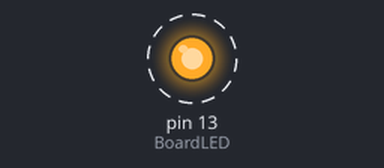
Simulated run of this sketch. Board: Arduino Uno, built with avr-gcc and run on an emulated ATmega328P. Parts: output pins drawn as LEDs (lit = HIGH). Dashed ring = blinking.

Above: at 0.2 s.
Timing chart, 0 to 3.0 s (numbered marks = the images above):
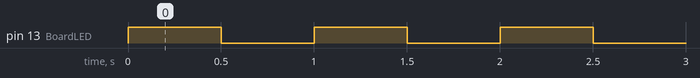

Measured:
- by itself, pin 13 (BoardLED): alternates HIGH for 0.50 s and LOW for 0.50 s

The sketch:

BlinkLED13_KR.ino
```cpp
/**************************************
* 대상장치: 아두이노 우노
* 코드이름: BlinkLED13.ino
* 작성자: 김인수 (insoo@hotmail.com)
* 최초 생성일: 2014.11.24
* 최종 수정일: 2015.4.14
* 코드크기[바이트]: 1090
* 설명: 아두이노 보드의 D13포트에 연결된 "L" LED를 0.5초 간격으로 깜박인다.
* 수정이유:
  2015.4.14 영어로 된 주석을 한글로 서술함
  2014.11.24 아두이노 첫 실험위한 코딩
* 참조: 아두이노 공식 학습 사이트
	http://arduino.cc/en/Tutorial/Blink
**************************************/

// 아두이노 보드의 D13포트에 연결된 LED를 "BoardLED"로 이름 부릅시다.
// 그리고, 이름을 담는 그릇 또는 명찰을 아두이노는 "변수"라고 합니다.
// 변수는 나타내고자 하는 값을 담는 그릇이고, 어떤 종류의 값을 표현할 수 있는지
// 그 종류를 미리 말해 줘야 합니다.
// 여기서, "BoardLED"는 정수값을 나타낼 수 있다고 선언하기 때문에 "int"라고 변수의 종류를 지정했습니다.
// int는 정수를 나타내는 영어 "integer"의 준말입니다.
int BoardLED = 13;

//시작함수 setup 이 맨 먼저 실행됩니다.
void setup()
{
  //"BoardLED"라는 변수가 나타내는 것은 D13포트이고,
  //이를 출력모드로 지정합니다.
  //이때, 출력은 아두이노가 D13포트를 통해
  //1(HIGH, 5V, 3.3V) 또는 0 (LOW, 0V)의 전압신호를 보낸다는 의미 입니다.
  pinMode(BoardLED, OUTPUT);
}//setup

//동작함수 loop는 계속 실행됩니다.
void loop()
{
  //"BoardLED" 즉, D13포트를 HIGH로 합니다.
  digitalWrite(BoardLED, HIGH);

  //그리고, 1000분의 500초 (500 밀리초)만큼 기다립니다.
  delay(500);

  //"BoardLED" 즉, D13포트를 LOW로 합니다.
  digitalWrite(BoardLED, LOW);

  //그리고, 1000분의 500초 (500 밀리초)만큼 기다립니다.
  delay(500);

  //이제 동작함수 loop가 할 일은 다 했지만,
  //loop의 처음으로 돌아가서 다시 일을 시작합니다.
  //전원공급을 끊을 때 까지 계속... 열심히 영차!
}//loop
```
